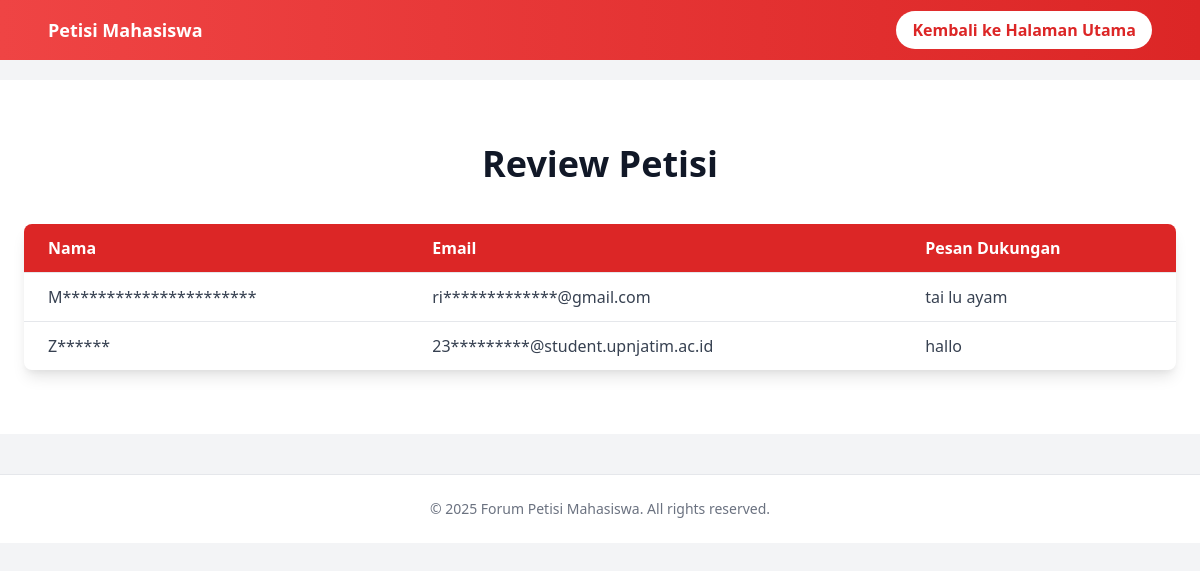
/review.php, run on the app's committed database.
### tables this page shows
CREATE TABLE `pengisi` (
  `id` int(11) NOT NULL,
  `nama` varchar(100) NOT NULL,
  `email` varchar(100) NOT NULL,
  `pesan` text NOT NULL
);

### review.php (the view, shortened to what this page needs)
<?php
include 'config.php';
$reviews = [];
$sql = "SELECT * FROM pengisi";
$result = $conn->query($sql);
if ($result->num_rows > 0) {
    while ($row = $result->fetch_assoc()) {
        $row['nama'] = substr($row['nama'], 0, 1) . str_repeat('*', strlen($row['nama']) - 1);
        $email_parts = explode('@', $row['email']);
        $email_parts[0] = substr($email_parts[0], 0, 2) . str_repeat('*', strlen($email_parts[0]) - 2);
        $row['email'] = implode('@', $email_parts);
        $reviews[] = $row;
    }
} else {
    $error = "Tidak ada data petisi.";
}
?>
<!DOCTYPE html>
<html lang="id">
<head>
    <link href="https://cdn.jsdelivr.net/npm/tailwindcss@2.2.19/dist/tailwind.min.css" rel="stylesheet">
</head>
<body class="bg-gray-100">
<header class="bg-gradient-to-r from-red-500 to-red-600 text-white py-4 fixed w-full z-10 top-0 left-0">
    <div class="max-w-6xl mx-auto flex justify-between items-center px-6">
        <div class="text-lg font-semibold">
            <a href="index.php" class="text-white">Petisi Mahasiswa</a>
        </div>
        <div>
            <a href="index.php" class="bg-white text-red-600 font-semibold py-2 px-4 rounded-full hover:bg-gray-200">Kembali ke Halaman Utama</a>
        </div>
    </div>
</header>
<section class="py-16 px-6 bg-white mt-20">
  <div class="max-w-6xl mx-auto">
    <h2 class="text-4xl font-bold text-center text-gray-900 mb-10">Review Petisi</h2>
    <div class="overflow-x-auto shadow-lg rounded-lg">
      <table class="min-w-full table-auto">
        <thead class="bg-red-600 text-white">
            <tr>
                <th class="py-3 px-6 text-left">Nama</th>
                <th class="py-3 px-6 text-left">Email</th>
                <th class="py-3 px-6 text-left">Pesan Dukungan</th>
            </tr>
        </thead>
        <tbody class="text-gray-700">
            <?php foreach ($reviews as $review): ?>
                <tr class="hover:bg-gray-50">
                    <td class="py-3 px-6 border-t"><?= htmlspecialchars($review['nama']) ?></td>
                    <td class="py-3 px-6 border-t"><?= htmlspecialchars($review['email']) ?></td>
                    <td class="py-3 px-6 border-t"><?= htmlspecialchars($review['pesan']) ?></td>
                </tr>
            <?php endforeach; ?>
        </tbody>
      </table>
    </div>
  </div>
</section>
<footer class="text-center py-6 text-sm text-gray-500 bg-white mt-10 border-t">
  &copy; 2025 Forum Petisi Mahasiswa. All rights reserved.
</footer>
</body>
</html>

### data on the page
pengisi: nama "M**********************", email "ri*************@gmail.com", pesan "tai lu ayam"
pengisi: nama "Z******", email "23*********@student.upnjatim.ac.id", pesan "hallo"
